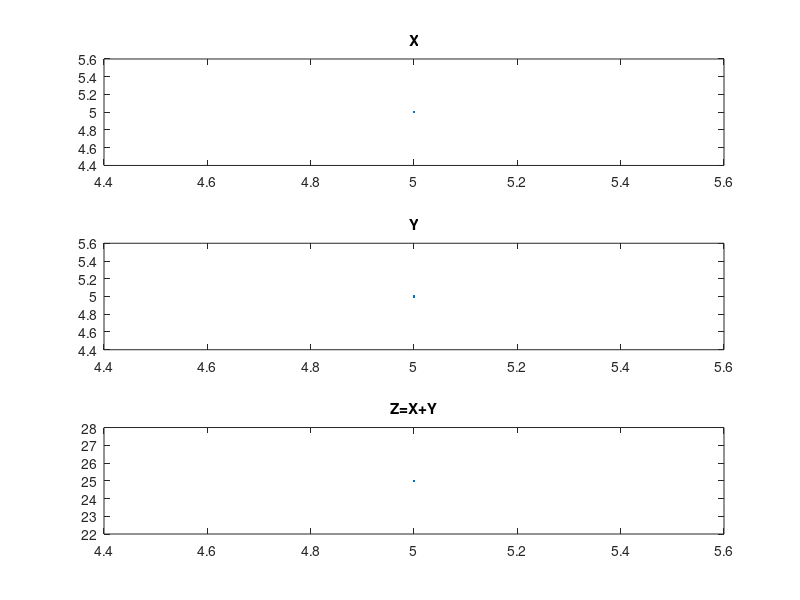

Reproduce this figure in MATLAB.
n1=input('length in form x:y');
x=input('sequence in form [x y .. z]');

n2=input('length in form x:y');
y=input('sequence in form [x y .. z]');
% two signals of different indeces
subplot(3,1,1);
plot(n1,x);
title('X') ;

subplot(3,1,2);
plot(n2,y);
title('Y');

n3 =min (min(n1) ,min( n2 ) ) : max ( max ( n1 ) , max ( n2 ) );  %  finding the duration of output signal
s1 =zeros(1,length (n3) );
s2 =s1;
s1 (find ( ( n3>=min( n1 ) ) & ( n3 <=max ( n1 ) )==1 ) )=x; 
% signal x with the duration of  output signal add
s2 (find ( ( n3>=min ( n2 ) ) & ( n3 <=max ( n2 ))==1) )=y;
 % signal y with the duration of  output signal add
add=s1 .*s2; % addition
subplot(3,1,3)
plot(n3,add)
title('Z=X+Y');